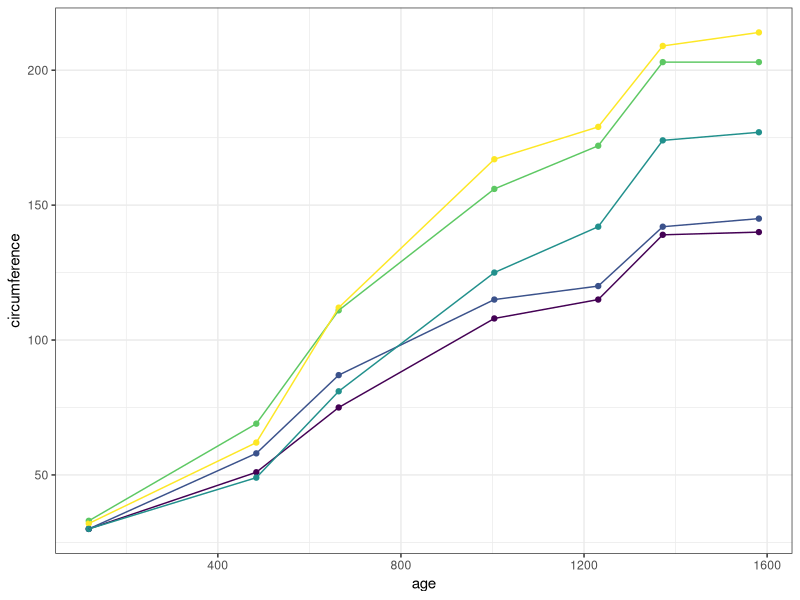
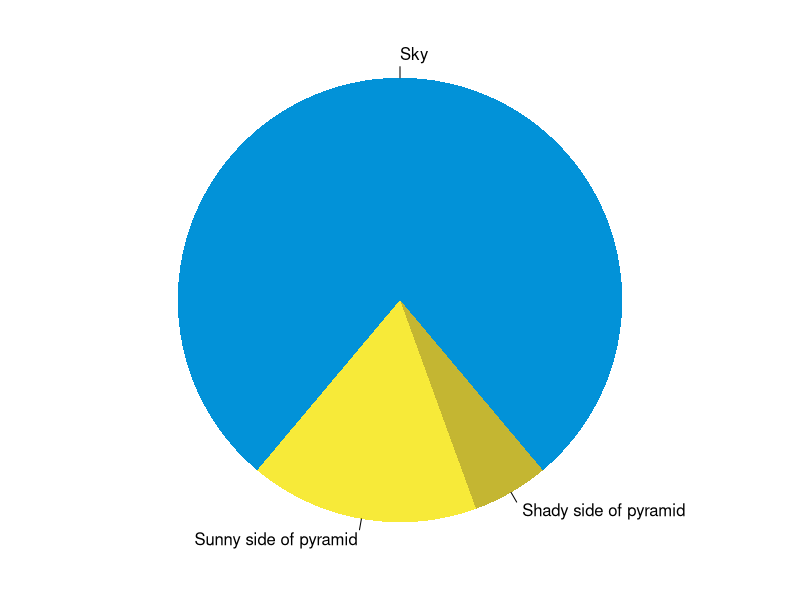

Write the R code that produced these figures, in order.
## ---- chunk 1
knitr::opts_chunk$set(collapse = TRUE)
## ---- chunk 2
library(ggplot2)
ggplot(Orange, aes(x = age, 
                   y = circumference, 
                   color = Tree)) +
  geom_point() +
  geom_line() +
  guides(color = "none") +
  theme_bw()
## ---- chunk 3
summary(cars)
fit <- lm(dist ~ speed, data = cars)
fit
## ---- chunk 4
par(mar = c(0, 1, 0, 1))
pie(
  c(280, 60, 20),
  c('Sky', 'Sunny side of pyramid', 'Shady side of pyramid'),
  col = c('#0292D8', '#F7EA39', '#C4B632'),
  init.angle = -50, border = NA
)
